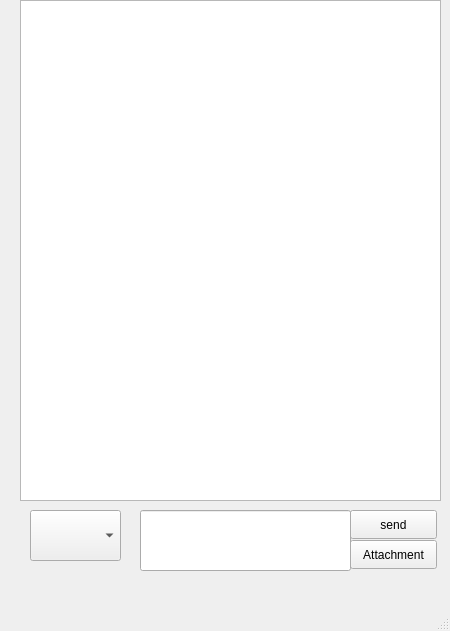
<?xml version="1.0" encoding="UTF-8"?>
<ui version="4.0">
 <class>page_server</class>
 <widget class="QMainWindow" name="page_server">
  <property name="geometry">
   <rect>
    <x>0</x>
    <y>0</y>
    <width>450</width>
    <height>631</height>
   </rect>
  </property>
  <property name="windowTitle">
   <string>page_server</string>
  </property>
  <widget class="QWidget" name="centralwidget">
   <widget class="QTextBrowser" name="textBrowser_receivedMessages">
    <property name="geometry">
     <rect>
      <x>20</x>
      <y>0</y>
      <width>421</width>
      <height>501</height>
     </rect>
    </property>
   </widget>
   <widget class="QPushButton" name="pushButton_sendMessage">
    <property name="geometry">
     <rect>
      <x>350</x>
      <y>510</y>
      <width>87</width>
      <height>29</height>
     </rect>
    </property>
    <property name="text">
     <string>send</string>
    </property>
   </widget>
   <widget class="QPushButton" name="pushButton_sendAttachment">
    <property name="geometry">
     <rect>
      <x>350</x>
      <y>540</y>
      <width>87</width>
      <height>29</height>
     </rect>
    </property>
    <property name="text">
     <string>Attachment</string>
    </property>
   </widget>
   <widget class="QLineEdit" name="lineEdit_message">
    <property name="geometry">
     <rect>
      <x>140</x>
      <y>510</y>
      <width>211</width>
      <height>61</height>
     </rect>
    </property>
   </widget>
   <widget class="QComboBox" name="comboBox_receiver">
    <property name="geometry">
     <rect>
      <x>30</x>
      <y>510</y>
      <width>91</width>
      <height>51</height>
     </rect>
    </property>
   </widget>
  </widget>
  <widget class="QMenuBar" name="menubar">
   <property name="geometry">
    <rect>
     <x>0</x>
     <y>0</y>
     <width>450</width>
     <height>25</height>
    </rect>
   </property>
  </widget>
  <widget class="QStatusBar" name="statusbar"/>
 </widget>
 <resources/>
 <connections/>
</ui>
